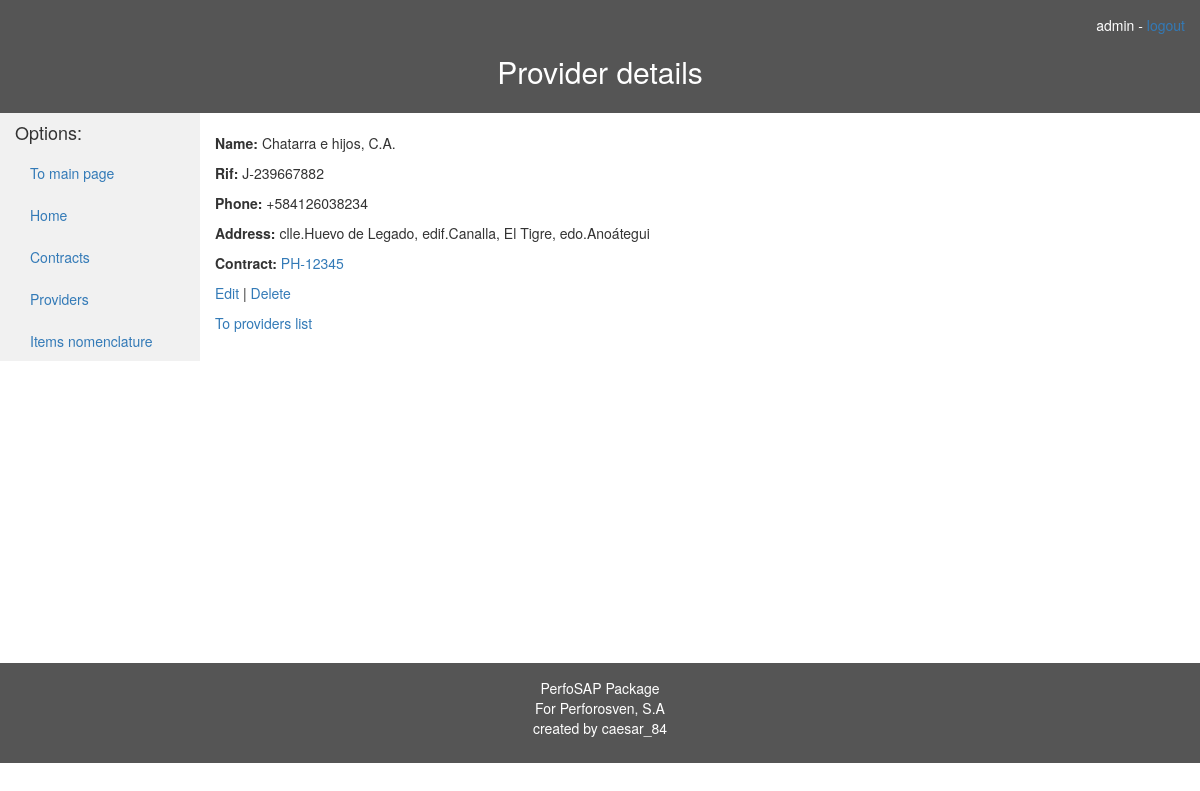
/procura/provider/1 (signed in), run on the app's committed database.
### procura/models.py (models this page shows, shortened)
class LegalEntity(models.Model):
    name = models.CharField(max_length=100, help_text="Name")
    rif = models.CharField(max_length=11, help_text="RIF")
    address = models.TextField(help_text="Address")
    phone_num = models.CharField(max_length=15, help_text="Phone number")

class Provider(LegalEntity):
    contract = models.ForeignKey(Contract)
    class Meta:
        ordering = ["name"]

class Contract(models.Model):
    name = models.CharField(max_length=100, help_text="Name")
    number = models.CharField(max_length=50, help_text="Contract number")
    description = models.TextField(help_text="Contract description")
    start_date = models.DateField(help_text="Start date")
    expiry_date = models.DateField(help_text="Expiry date")
    class Meta:
        ordering = ["-expiry_date", "start_date", "name"]

### procura/views.py (the view)
# urls.py: url(r'^provider/(?P<pk>\d+)$', procura.views.ProviderDetailView.as_view(), name='provider-detail'),
@method_decorator(login_required, name='dispatch')
class ProviderDetailView(generic.DetailView):
    model = Provider

### procura/templates/procura/provider_detail.html
{% extends 'procura_static_pages/procura_base_template.html' %}
{% block header %}
    <h2 id="center">Provider details </h2>
{% endblock %}
{% block content %}
	<p><strong>Name: </strong> {{ provider.name }} </p>
	<p><strong>Rif: </strong> {{ provider.rif }} </p>
	<p><strong>Phone: </strong> {{provider.phone_num}} </p>
	<p><strong>Address: </strong> {{ provider.address }} </p>
	<p><strong>Contract: </strong> <a href="{% url 'procura:contract-detail' provider.contract.pk %}"> {{ provider.contract.number }} </a> </p>
    <p>
        <a href="{% url 'procura:edit-provider' provider.pk %}">Edit</a> |
        <a href="{% url 'procura:delete-provider' provider.pk %}">Delete</a>
    </p>
    <p><a href="{% url 'procura:providers' %}">To providers list</a></p>
{% endblock %}

### procura/templates/procura_static_pages/procura_base_template.html (shortened to what this page needs)
<!DOCTYPE html>
<html lang="en">
<head>
    <link rel="stylesheet" href="https://maxcdn.bootstrapcdn.com/bootstrap/3.3.7/css/bootstrap.min.css"/>
    {% load static %}
    <link rel="stylesheet" href="{% static 'css/styles.css' %}">
</head>
<body>
<header id="center">
    <div style="text-align: right">
        {% if user.is_authenticated %}
            {{ user.get_username }}
            -
            <a href="{% url 'logout' %}?next={{ request.path }}">logout</a>
        {% else %}
            <p><a href="{% url 'login' %}?next={{ request.path }}">Login</a></p>
        {% endif %}
        {% block header %} {% endblock %}
    </div>
</header>
<div class="container-fluid">
    <div class="content">
        <div class="row">
            <div class="col-sm-2 sidenav">
                <h4>Options: </h4>
                {% block sidebar %}
                    <ul class="nav nav-pills nav-stacked">
						<li><a href="{% url 'main:index' %}">To main page</a></li>
                        <li><a href="{% url 'procura:index' %}">Home</a></li>
                        <li><a href="{% url 'procura:contracts' %}">Contracts</a></li>
                        <li><a href="{% url 'procura:providers' %}">Providers</a></li>
                        <li><a href="{% url 'procura:items' %}">Items nomenclature</a></li>
                    </ul>
                {% endblock %}
            </div>
            <div class="col-sm-9 ">
                <br>
                {% block content %}{% endblock %}
            </div>
        </div>
    </div>
</div>
<footer id="center" class="container-fluid">
    <p>
        PerfoSAP Package<br>
        For Perforosven, S.A<br>
        created by caesar_84
    </p>
</footer>
</body>
</html>

### procura/static/css/styles.css (style rules this page uses)
header, footer { background-color: #555; color: white; padding: 15px; }
.sidenav { background-color: #f1f1f1; height: 100%; }
.content { height: 550px }
#center { text-align: center }

### data on the page
LegalEntity: name "Chatarra e hijos, C.A.", rif "J-239667882", phone_num "+584126038234", address "clle.Huevo de Legado, edif.Canalla, El Tigre, edo.Anoátegui"
Provider: contract.number "PH-12345"

### other printed values
{{ user.get_username }} "admin"
